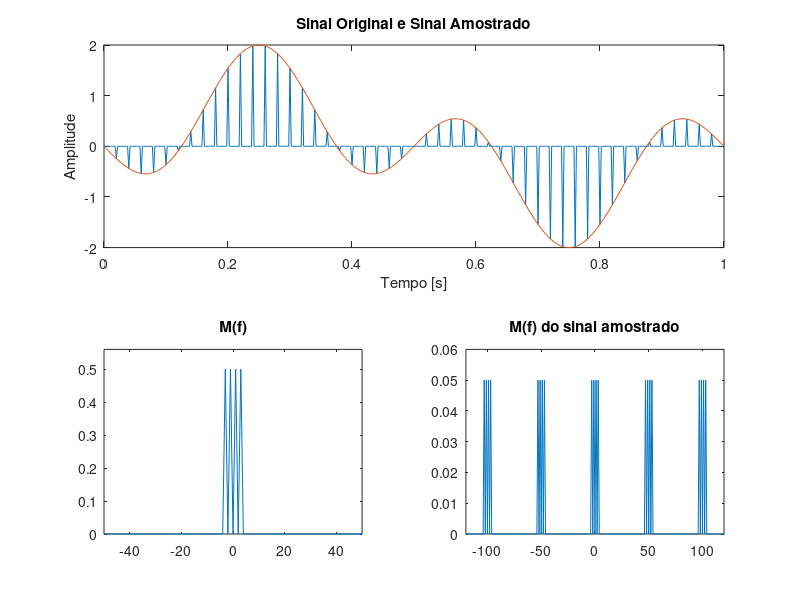

MATLAB code for this plot: (Note: this script raises an error after producing the figure.)


close all; clear all; clc;
%% Parâmetros
T=0.002;                                                % Taxa de amostragem (500kHz)
Tf=1;                                                   % Tempo final em segundos
t=0:T:Tf-T;                                             % Definição do eixo do tempo      
fm1=3;                                                  % Frequência senoide 1      
fm2=1;                                                  % Frequência senoide 2
m_t=sin(2*pi*fm2*t)-sin(2*pi*fm1*t);                    % Sinal mensagem m(t)
ts=0.02;                                                % Nova taxa de amostragem (para cima e para baixo)
N_samp=round(ts/T);                                     % Número de elementos 
% T/ts deve ser, preferencialmente, inteiro.

%% Amostragem 
s_out=downsample(m_t,N_samp);                           % Coleta 1 amostra a cada N_samp amostras do sinal  
s_out=upsample(s_out,N_samp);                           % Retorna vetor amostrado com o número inicial de elementos

%% Espectro do sinal de entrada
lfft=length(m_t);                                       % Comprimento da fft
M_f=fftshift(fft(m_t,lfft)/lfft);                       % Sinal m_t na frequência 
S_out=fftshift(fft(s_out,lfft)/lfft);                   % Sinal s_out na frequência
Fs=1/T;
freq=-Fs/2:Fs/lfft:Fs/2-Fs/lfft;

%% Salva todas as variáveis da área de trabalho (caso necessário, descomentar as linhas abaixo)
filename = 'Amostragem.mat';
save(filename);

%% Plotting
% Plot do sinal no tempo
fig = figure;
subplot(2,2,[1 2]);
plot(t,s_out);
hold on;
plot(t,m_t);
title('Sinal Original e Sinal Amostrado');
xlabel('Tempo [s]');
ylabel('Amplitude');

% Plot do sinal na frequência
subplot(2,2,3);
plot(freq,abs(M_f));
title('M(f)');
axis([-50 50 0 0.56]);
subplot(2,2,4);
plot(freq,abs(S_out));
title('M(f) do sinal amostrado');
axis([-120 120 0 0.06]);

fig.PaperUnits = 'inches';
fig.PaperPosition = [0 0 9 3];

